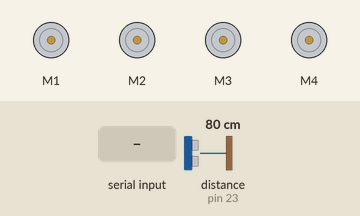
The sketch below on a simulated Arduino Mega 2560, built with avr-gcc and run on an emulated ATmega2560. Parts: 4 × DC motor (green arrow = forward, orange = backward, longer = faster). The test bench sets the inputs (shaded band); at power-on: distance to the obstacle (sensor on pin 23) 80 cm. The echo pulse lasts 58.3 µs per cm.

Above: at 1.2 s.
1.3 s: "w" received over the second serial link
At 2.5 s:
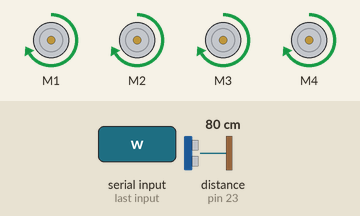
2.8 s: "a" received over the second serial link
At 3.8 s:
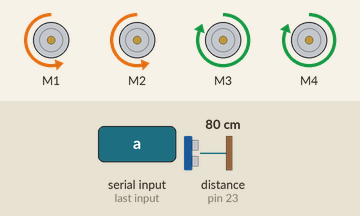
4.3 s: "s" received over the second serial link
At 4.9 s:
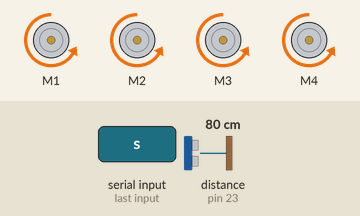
5.8 s: "d" received over the second serial link
At 6.1 s:
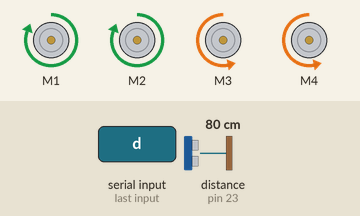
7.3 s: "v" received over the second serial link
At 8.4 s:
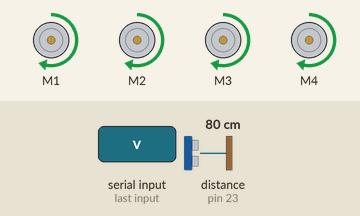
8.8 s: "q" received over the second serial link
At 10.0 s:
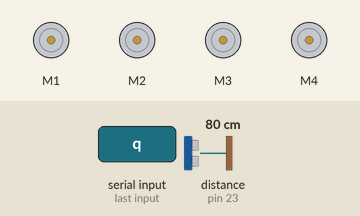
Timing chart, 0 to 11.3 s (numbered marks = the images above; inputs shaded):
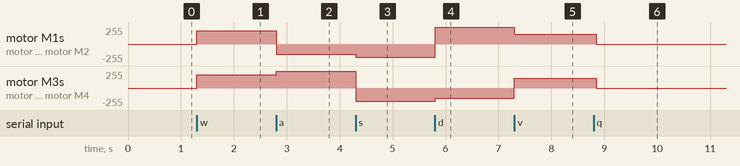

The sketch:

avoidance.ino
```cpp
#include <AFMotor.h>
#include <NewPing.h>

#define TRIGGER_PIN  25  // Arduino pin tied to trigger pin on the ultrasonic sensor.
#define ECHO_PIN     23  // Arduino pin tied to echo pin on the ultrasonic sensor.
#define MAX_DISTANCE 200 // Maximum distance we want to ping for (in centimeters). Maximum sensor distance is rated at 400-500cm.

NewPing sonar(TRIGGER_PIN, ECHO_PIN, MAX_DISTANCE); // NewPing setup of pins and maximum distance.
AF_DCMotor motor1(1);  // 左前轮
AF_DCMotor motor2(2);  // 左后轮
AF_DCMotor motor3(3);  // 右后轮
AF_DCMotor motor4(4);  // 右前轮

void setup() {
  Serial.begin(115200);
  Serial3.begin(9600);
}

void loop() {
  if (Serial3.available() > 0) {
    // Read a byte from the serial port
    int receivedByte = Serial3.read();
    // Perform the handshake
    if (receivedByte == 'w') {
      forward();
    }
    if (receivedByte == 'a') {
      leftTurn();
    }
    if (receivedByte == 's') {
      backward();
    }
    if (receivedByte == 'd') {
      rightTurn();
    }
    if (receivedByte == 'v') {
      avoidance();
    }
    if (receivedByte == 'q') {
      stop();
    }
  }
}

// 向前行驶
void forward() {
  motor1.setSpeed(200);  // 设置电机1的速度
  motor2.setSpeed(200);  // 设置电机2的速度
  motor3.setSpeed(200);  // 设置电机3的速度
  motor4.setSpeed(200);  // 设置电机4的速度
  motor1.run(FORWARD);  // 电机1正转
  motor2.run(FORWARD);  // 电机2正转
  motor3.run(FORWARD);  // 电机3正转
  motor4.run(FORWARD);  // 电机4正转
}

// 向后行驶
void backward() {
  motor1.setSpeed(200);  // 设置电机1的速度
  motor2.setSpeed(200);  // 设置电机2的速度
  motor3.setSpeed(200);  // 设置电机3的速度
  motor4.setSpeed(200);  // 设置电机4的速度
  motor1.run(BACKWARD);  // 电机1反转
  motor2.run(BACKWARD);  // 电机2反转
  motor3.run(BACKWARD);  // 电机3反转
  motor4.run(BACKWARD);  // 电机4反转
}

// 左转弯
void leftTurn() {
  motor1.setSpeed(150);   // 设置电机1的速度为150
  motor2.setSpeed(150);   // 设置电机2的速度为150
  motor3.setSpeed(255);   // 设置电机3的速度为255
  motor4.setSpeed(255);   // 设置电机4的速度为255

  motor1.run(BACKWARD);   // 电机1反转
  motor2.run(BACKWARD);   // 电机2反转
  motor3.run(FORWARD);    // 电机3正转
  motor4.run(FORWARD);    // 电机4正转
}

// 右转弯
void rightTurn() {
  motor1.setSpeed(255);   // 设置电机1的速度为255
  motor2.setSpeed(255);   // 设置电机2的速度为255
  motor3.setSpeed(150);   // 设置电机3的速度为150
  motor4.setSpeed(150);   // 设置电机4的速度为150

  motor1.run(FORWARD);    // 电机1正转
  motor2.run(FORWARD);    // 电机2正转
  motor3.run(BACKWARD);   // 电机3反转
  motor4.run(BACKWARD);   // 电机4反转
}

//避障
void avoidance() {
  int leftcount=0;
  int receivedByte=0;
  bool flg=0;
  unsigned long elapsed=millis(),cur=millis();
  while(leftcount<5) {
    motor1.setSpeed(150);  // 设置电机1的速度
    motor2.setSpeed(150);  // 设置电机2的速度
    motor3.setSpeed(150);  // 设置电机3的速度
    motor4.setSpeed(150);  // 设置电机4的速度
    motor1.run(FORWARD);  // 电机1正转
    motor2.run(FORWARD);  // 电机2正转
    motor3.run(FORWARD);  // 电机3正转
    motor4.run(FORWARD);  // 电机4正转
    while(1)
    {
      delay(50);
      if (Serial3.available() > 0) {
        // Read a byte from the serial port
        receivedByte = Serial3.read();
        // Perform the handshake
        if (receivedByte == 'q') {
          stop();
          flg=1;
          break;
        }
      }
      if(sonar.ping_cm()<=20 && sonar.ping_cm()>0) {
        leftcount++;
        avoidleft(leftcount);
        break;
      }
    }
    if(flg)
      break;
  }
}

// 左转弯
void avoidleft(int leftcount) {
  motor1.run(RELEASE);  // 释放电机1，停止转动
  motor2.run(RELEASE);  // 释放电机2，停止转动
  motor3.run(RELEASE);  // 释放电机3，停止转动
  motor4.run(RELEASE);  // 释放电机4，停止转动
  Serial3.print("Distance:");
  Serial3.println(sonar.ping_cm());
  delay(2000);
  motor1.setSpeed(150);   // 设置电机1的速度为150
  motor2.setSpeed(150);   // 设置电机2的速度为150
  motor3.setSpeed(255);   // 设置电机3的速度为255
  motor4.setSpeed(255);   // 设置电机4的速度为255
  motor1.run(BACKWARD);   // 电机1反转
  motor2.run(BACKWARD);   // 电机2反转
  motor3.run(FORWARD);    // 电机3正转
  motor4.run(FORWARD);    // 电机4正转
  delay(1000);
  motor1.run(RELEASE);  // 释放电机1，停止转动
  motor2.run(RELEASE);  // 释放电机2，停止转动
  motor3.run(RELEASE);  // 释放电机3，停止转动
  motor4.run(RELEASE);  // 释放电机4，停止转动
  delay(2000);
}

// 停止
void stop() {
  motor1.run(RELEASE);  // 释放电机1，停止转动
  motor2.run(RELEASE);  // 释放电机2，停止转动
  motor3.run(RELEASE);  // 释放电机3，停止转动
  motor4.run(RELEASE);  // 释放电机4，停止转动
}
```

Measured:
- after the input at 1.3 s, motor M1–4: stopped → forward 200/255 at once
- after the input at 2.8 s, motor M1, motor M2: forward 200/255 → backward 150/255 at once; motor M3, motor M4: forward 200/255 → forward 255/255 at once
- after the input at 4.3 s, motor M1, motor M2: backward 150/255 → backward 200/255 at once; motor M3, motor M4: forward 255/255 → backward 200/255 at once
- after the input at 5.8 s, motor M1, motor M2: backward 200/255 → forward 255/255 at once; motor M3, motor M4: backward 200/255 → backward 150/255 at once
- after the input at 7.3 s, motor M1, motor M2: forward 255/255 → forward 150/255 at once; motor M3, motor M4: backward 150/255 → forward 150/255 at once
- after the input at 8.8 s, motor M1–4: forward 150/255 → stopped after 0.05 s
